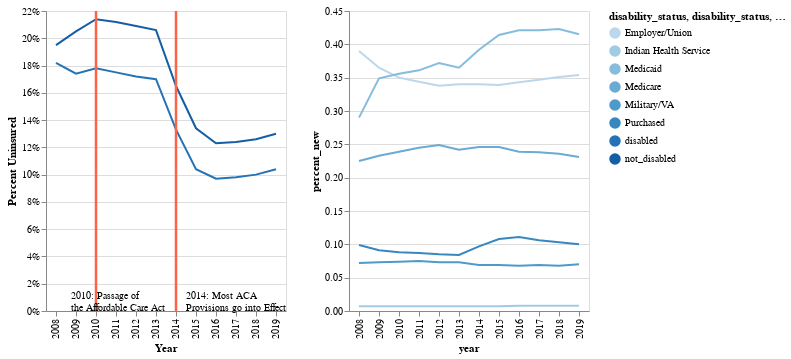

The cell this chart's notebook holds for it:
### Code cell
alt.hconcat(c1, c2)

### Figure 1 — Vega-Lite specification as saved in the notebook (floating-point values rounded to 4 significant figures)
{"config": {"view": {"continuousWidth": 400, "continuousHeight": 300}}, "hconcat": [{"layer": [{"data": {"name": "data-a651c6455cbe54f2cc597e3398cecdd5"}, "mark": "line", "encoding": {"color": {"field": "disability_status", "type": "ordinal"}, "x": {"axis": {"title": "Year"}, "field": "year", "type": "ordinal"}, "y": {"axis": {"format": "%", "title": "Percent Uninsured"}, "field": "percent_new", "type": "quantitative"}}}, {"data": {"name": "data-962f2e8e7bcbf6a416e125be109601b9"}, "mark": {"type": "rule", "color": "tomato", "size": 2.5}, "encoding": {"x": {"field": "year", "type": "ordinal"}}}, {"data": {"name": "data-fbfe2440cea3351fbb8c5c6349791f37"}, "mark": {"type": "rule", "color": "tomato", "size": 2.5}, "encoding": {"x": {"field": "year", "type": "ordinal"}}}, {"data": {"name": "data-962f2e8e7bcbf6a416e125be109601b9"}, "mark": {"type": "text", "align": "left", "dx": -95, "dy": 135, "fontSize": 10, "lineBreak": "\\n", "text": "2010: Passage of \\nthe Affordable Care Act"}}, {"data": {"name": "data-fbfe2440cea3351fbb8c5c6349791f37"}, "mark": {"type": "text", "align": "left", "dx": 20, "dy": 135, "fontSize": 10, "lineBreak": "\\n", "text": "2014: Most ACA \\nProvisions go into Effect"}}, {"data": {"name": "data-a651c6455cbe54f2cc597e3398cecdd5"}, "mark": {"type": "point", "filled": true, "size": 50}, "encoding": {"color": {"field": "disability_status", "type": "nominal"}, "opacity": {"condition": {"value": 1.0, "selection": "selector263"}, "value": 0.0}, "x": {"field": "year", "type": "ordinal"}, "y": {"field": "percent_new", "type": "quantitative"}}, "selection": {"selector263": {"type": "single", "on": "mouseover", "nearest": true, "fields": ["year"], "empty": "none"}}}, {"data": {"name": "data-a651c6455cbe54f2cc597e3398cecdd5"}, "mark": {"type": "text", "dx": 7, "dy": 10, "fontSize": 12}, "encoding": {"text": {"field": "percent_new", "format": ".1%", "type": "quantitative"}, "x": {"field": "year", "type": "ordinal"}, "y": {"field": "percent_new", "type": "quantitative"}}, "transform": [{"filter": {"selection": "selector263"}}]}]}, {"layer": [{"mark": {"type": "point", "filled": true, "size": 50}, "encoding": {"color": {"field": "disability_status", "type": "nominal"}, "opacity": {"condition": {"value": 1.0, "selection": "selector263"}, "value": 0.0}, "x": {"field": "year", "type": "ordinal"}, "y": {"field": "percent_new", "type": "quantitative"}}, "selection": {"selector263": {"type": "single", "on": "mouseover", "nearest": true, "fields": ["year"], "empty": "none"}}}, {"mark": "line", "encoding": {"color": {"field": "type", "type": "nominal"}, "x": {"field": "year", "type": "ordinal"}, "y": {"field": "percent_new", "type": "quantitative"}}}, {"mark": {"type": "text", "dx": 7, "dy": 10, "fontSize": 12}, "encoding": {"text": {"field": "percent_new", "format": ".1%", "type": "quantitative"}, "x": {"field": "year", "type": "ordinal"}, "y": {"field": "percent_new", "type": "quantitative"}}, "transform": [{"filter": {"selection": "selector263"}}]}], "data": {"name": "data-a79097cb9ca9353e7df0343a2a2c5746"}}], "$schema": "https://vega.github.io/schema/vega-lite/v4.17.0.json", "datasets": {"data-a651c6455cbe54f2cc597e3398cecdd5": [{"type": "Uninsured", "Percent": "21.4", "MOE": "0.09", "Number": "34277500", "MOE.1": "153620", "Base Pop.": "160122800", "Sample Size": "1547305", "disability_status": "not_disabled", "year": 2010, "percent_new": 0.214}, {"type": "Uninsured", "Percent": "17.8", "MOE": "0.25", "Number": "3271300", "MOE.1": "50060", "Base Pop.": "18348600", "Sample Size": "182621", "disability_status": "disabled", "year": 2010, "percent_new": 0.178}, {"type": "Uninsured", "Percent": "21.2", "MOE": "0.09", "Number": "34180600", "MOE.1": "153490", "Base Pop.": "161178900", "Sample Size": "1528273", "disability_status": "not_disabled", "year": 2011, "percent_new": 0.212}, {"type": "Uninsured", "Percent": "17.5", "MOE": "0.24", "Number": "3303600", "MOE.1": "50310", "Base Pop.": "18858600", "Sample Size": "198735", "disability_status": "disabled", "year": 2011, "percent_new": 0.175}, {"type": "Uninsured", "Percent": "12.3", "MOE": "0.07", "Number": "20156800", "MOE.1": "113850", "Base Pop.": "164520200", "Sample Size": "1536835", "disability_status": "not_disabled", "year": 2016, "percent_new": 0.123}, {"type": "Uninsured", "Percent": "9.7", "MOE": "0.17", "Number": "1949800", "MOE.1": "36460", "Base Pop.": "20062500", "Sample Size": "198696", "disability_status": "disabled", "year": 2016, "percent_new": 0.097}, {"type": "Uninsured", "Percent": "12.4", "MOE": "0.07", "Number": "20587100", "MOE.1": "115010", "Base Pop.": "165987300", "Sample Size": "1556444", "disability_status": "not_disabled", "year": 2017, "percent_new": 0.124}, {"type": "Uninsured", "Percent": "9.8", "MOE": "0.18", "Number": "1933300", "MOE.1": "36300", "Base Pop.": "19637200", "Sample Size": "195644", "disability_status": "disabled", "year": 2017, "percent_new": 0.098}, {"type": "Uninsured", "Percent": "16.5", "MOE": "0.08", "Number": "27008100", "MOE.1": "130210", "Base Pop.": "163511000", "Sample Size": "1534915", "disability_status": "not_disabled", "year": 2014, "percent_new": 0.165}, {"type": "Uninsured", "Percent": "13.3", "MOE": "0.20", "Number": "2625800", "MOE.1": "42260", "Base Pop.": "19754700", "Sample Size": "200275", "disability_status": "disabled", "year": 2014, "percent_new": 0.133}, {"type": "Uninsured", "Percent": "12.6", "MOE": "0.07", "Number": "20965900", "MOE.1": "116010", "Base Pop.": "166425000", "Sample Size": "1561181", "disability_status": "not_disabled", "year": 2018, "percent_new": 0.126}, {"type": "Uninsured", "Percent": "10", "MOE": "0.18", "Number": "1929300", "MOE.1": "36270", "Base Pop.": "19338800", "Sample Size": "191849", "disability_status": "disabled", "year": 2018, "percent_new": 0.1}, {"type": "Uninsured", "Percent": "13", "MOE": "0.07", "Number": "21541200", "MOE.1": "117490", "Base Pop.": "166049800", "Sample Size": "1560321", "disability_status": "not_disabled", "year": 2019, "percent_new": 0.13}, {"type": "Uninsured", "Percent": "10.4", "MOE": "0.18", "Number": "2028100", "MOE.1": "37180", "Base Pop.": "19477300", "Sample Size": "193077", "disability_status": "disabled", "year": 2019, "percent_new": 0.104}, {"type": "Uninsured", "Percent": "13.4", "MOE": "0.07", "Number": "22049400", "MOE.1": "118680", "Base Pop.": "164707900", "Sample Size": "1540991", "disability_status": "not_disabled", "year": 2015, "percent_new": 0.134}, {"type": "Uninsured", "Percent": "10.4", "MOE": "0.18", "Number": "2046200", "MOE.1": "37340", "Base Pop.": "19703800", "Sample Size": "198395", "disability_status": "disabled", "year": 2015, "percent_new": 0.104}, {"type": "Uninsured", "Percent": "19.5", "MOE": "0.09", "Number": "30614200", "MOE.1": "154590", "Base Pop.": "157055300", "Sample Size": "1514867", "disability_status": "not_disabled", "year": 2008, "percent_new": 0.195}, {"type": "Uninsured", "Percent": "18.2", "MOE": "0.27", "Number": "3330800", "MOE.1": "53470", "Base Pop.": "18312900", "Sample Size": "178808", "disability_status": "disabled", "year": 2008, "percent_new": 0.182}, {"type": "Uninsured", "Percent": "20.9", "MOE": "0.08", "Number": "33862100", "MOE.1": "143940", "Base Pop.": "162107000", "Sample Size": "1532753", "disability_status": "not_disabled", "year": 2012, "percent_new": 0.209}, {"type": "Uninsured", "Percent": "17.2", "MOE": "0.23", "Number": "3254200", "MOE.1": "47000", "Base Pop.": "18890100", "Sample Size": "194574", "disability_status": "disabled", "year": 2012, "percent_new": 0.172}, {"type": "Uninsured", "Percent": "20.6", "MOE": "0.08", "Number": "33412100", "MOE.1": "143150", "Base Pop.": "162331700", "Sample Size": "1542890", "disability_status": "not_disabled", "year": 2013, "percent_new": 0.206}, {"type": "Uninsured", "Percent": "17", "MOE": "0.22", "Number": "3338200", "MOE.1": "47590", "Base Pop.": "19618200", "Sample Size": "199997", "disability_status": "disabled", "year": 2013, "percent_new": 0.17}, {"type": "Uninsured", "Percent": "20.5", "MOE": "0.07", "Number": "32475500", "MOE.1": "114660", "Base Pop.": "158622200", "Sample Size": "1528114", "disability_status": "not_disabled", "year": 2009, "percent_new": 0.205}, {"type": "Uninsured", "Percent": "17.4", "MOE": "0.19", "Number": "3192200", "MOE.1": "37820", "Base Pop.": "18382600", "Sample Size": "181131", "disability_status": "disabled", "year": 2009, "percent_new": 0.174}], "data-962f2e8e7bcbf6a416e125be109601b9": [{"year": 2010}], "data-fbfe2440cea3351fbb8c5c6349791f37": [{"year": 2014}], "data-a79097cb9ca9353e7df0343a2a2c5746": [{"type": "Employer/Union", "Percent": "35", "MOE": "0.31", "Number": "6413300", "MOE.1": "69730", "Base Pop.": "18348600", "Sample Size": "182621", "disability_status": "disabled", "year": 2010, "percent_new": 0.35}, {"type": "Purchased", "Percent": "8.8", "MOE": "0.18", "Number": "1615900", "MOE.1": "35280", "Base Pop.": "18348600", "Sample Size": "182621", "disability_status": "disabled", "year": 2010, "percent_new": 0.088}, {"type": "Medicare", "Percent": "23.9", "MOE": "0.28", "Number": "4393100", "MOE.1": "57900", "Base Pop.": "18348600", "Sample Size": "182621", "disability_status": "disabled", "year": 2010, "percent_new": 0.239}, {"type": "Medicaid", "Percent": "35.6", "MOE": "0.31", "Number": "6529000", "MOE.1": "70340", "Base Pop.": "18348600", "Sample Size": "182621", "disability_status": "disabled", "year": 2010, "percent_new": 0.356}, {"type": "Military/VA", "Percent": "7.4", "MOE": "0.17", "Number": "1350300", "MOE.1": "32260", "Base Pop.": "18348600", "Sample Size": "182621", "disability_status": "disabled", "year": 2010, "percent_new": 0.074}, {"type": "Indian Health Service", "Percent": "0.7", "MOE": "3.29", "Number": "124400", "MOE.1": "9810", "Base Pop.": "18348600", "Sample Size": "182621", "disability_status": "disabled", "year": 2010, "percent_new": 0.007}, {"type": "Employer/Union", "Percent": "34.4", "MOE": "0.30", "Number": "6492400", "MOE.1": "70160", "Base Pop.": "18858600", "Sample Size": "198735", "disability_status": "disabled", "year": 2011, "percent_new": 0.344}, {"type": "Purchased", "Percent": "8.7", "MOE": "0.18", "Number": "1633100", "MOE.1": "35460", "Base Pop.": "18858600", "Sample Size": "198735", "disability_status": "disabled", "year": 2011, "percent_new": 0.087}, {"type": "Medicare", "Percent": "24.5", "MOE": "0.28", "Number": "4621800", "MOE.1": "59370", "Base Pop.": "18858600", "Sample Size": "198735", "disability_status": "disabled", "year": 2011, "percent_new": 0.245}, {"type": "Medicaid", "Percent": "36.1", "MOE": "0.31", "Number": "6813300", "MOE.1": "71830", "Base Pop.": "18858600", "Sample Size": "198735", "disability_status": "disabled", "year": 2011, "percent_new": 0.361}, {"type": "Military/VA", "Percent": "7.5", "MOE": "0.17", "Number": "1408200", "MOE.1": "32940", "Base Pop.": "18858600", "Sample Size": "198735", "disability_status": "disabled", "year": 2011, "percent_new": 0.075}, {"type": "Indian Health Service", "Percent": "0.7", "MOE": "3.29", "Number": "124000", "MOE.1": "9800", "Base Pop.": "18858600", "Sample Size": "198735", "disability_status": "disabled", "year": 2011, "percent_new": 0.007}, {"type": "Employer/Union", "Percent": "34.3", "MOE": "0.28", "Number": "6890100", "MOE.1": "68000", "Base Pop.": "20062500", "Sample Size": "198696", "disability_status": "disabled", "year": 2016, "percent_new": 0.343}, {"type": "Purchased", "Percent": "11.1", "MOE": "0.18", "Number": "2233800", "MOE.1": "39010", "Base Pop.": "20062500", "Sample Size": "198696", "disability_status": "disabled", "year": 2016, "percent_new": 0.111}, {"type": "Medicare", "Percent": "23.9", "MOE": "0.25", "Number": "4799700", "MOE.1": "56950", "Base Pop.": "20062500", "Sample Size": "198696", "disability_status": "disabled", "year": 2016, "percent_new": 0.239}, {"type": "Medicaid", "Percent": "42.1", "MOE": "0.29", "Number": "8441200", "MOE.1": "75090", "Base Pop.": "20062500", "Sample Size": "198696", "disability_status": "disabled", "year": 2016, "percent_new": 0.421}, {"type": "Military/VA", "Percent": "6.8", "MOE": "0.15", "Number": "1364800", "MOE.1": "30530", "Base Pop.": "20062500", "Sample Size": "198696", "disability_status": "disabled", "year": 2016, "percent_new": 0.068}, {"type": "Indian Health Service", "Percent": "0.8", "MOE": "3.29", "Number": "158500", "MOE.1": "10420", "Base Pop.": "20062500", "Sample Size": "198696", "disability_status": "disabled", "year": 2016, "percent_new": 0.008}, {"type": "Employer/Union", "Percent": "34.7", "MOE": "0.28", "Number": "6806200", "MOE.1": "67600", "Base Pop.": "19637200", "Sample Size": "195644", "disability_status": "disabled", "year": 2017, "percent_new": 0.347}, {"type": "Purchased", "Percent": "10.6", "MOE": "0.18", "Number": "2081900", "MOE.1": "37670", "Base Pop.": "19637200", "Sample Size": "195644", "disability_status": "disabled", "year": 2017, "percent_new": 0.106}, {"type": "Medicare", "Percent": "23.8", "MOE": "0.25", "Number": "4664900", "MOE.1": "56160", "Base Pop.": "19637200", "Sample Size": "195644", "disability_status": "disabled", "year": 2017, "percent_new": 0.238}, {"type": "Medicaid", "Percent": "42.1", "MOE": "0.29", "Number": "8266600", "MOE.1": "74330", "Base Pop.": "19637200", "Sample Size": "195644", "disability_status": "disabled", "year": 2017, "percent_new": 0.421}, {"type": "Military/VA", "Percent": "6.9", "MOE": "0.15", "Number": "1348700", "MOE.1": "30350", "Base Pop.": "19637200", "Sample Size": "195644", "disability_status": "disabled", "year": 2017, "percent_new": 0.069}, {"type": "Indian Health Service", "Percent": "0.8", "MOE": "3.29", "Number": "152900", "MOE.1": "10240", "Base Pop.": "19637200", "Sample Size": "195644", "disability_status": "disabled", "year": 2017, "percent_new": 0.008}, {"type": "Employer/Union", "Percent": "34", "MOE": "0.28", "Number": "6709900", "MOE.1": "67120", "Base Pop.": "19754700", "Sample Size": "200275", "disability_status": "disabled", "year": 2014, "percent_new": 0.34}, {"type": "Purchased", "Percent": "9.7", "MOE": "0.17", "Number": "1925700", "MOE.1": "36230", "Base Pop.": "19754700", "Sample Size": "200275", "disability_status": "disabled", "year": 2014, "percent_new": 0.097}, {"type": "Medicare", "Percent": "24.6", "MOE": "0.25", "Number": "4866100", "MOE.1": "57330", "Base Pop.": "19754700", "Sample Size": "200275", "disability_status": "disabled", "year": 2014, "percent_new": 0.246}, {"type": "Medicaid", "Percent": "39.2", "MOE": "0.29", "Number": "7747800", "MOE.1": "72000", "Base Pop.": "19754700", "Sample Size": "200275", "disability_status": "disabled", "year": 2014, "percent_new": 0.392}, {"type": "Military/VA", "Percent": "6.9", "MOE": "0.15", "Number": "1364700", "MOE.1": "30530", "Base Pop.": "19754700", "Sample Size": "200275", "disability_status": "disabled", "year": 2014, "percent_new": 0.069}, {"type": "Indian Health Service", "Percent": "0.7", "MOE": "3.29", "Number": "136100", "MOE.1": "9660", "Base Pop.": "19754700", "Sample Size": "200275", "disability_status": "disabled", "year": 2014, "percent_new": 0.007}, {"type": "Employer/Union", "Percent": "35.1", "MOE": "0.28", "Number": "6779400", "MOE.1": "67480", "Base Pop.": "19338800", "Sample Size": "191849", "disability_status": "disabled", "year": 2018, "percent_new": 0.351}, {"type": "Purchased", "Percent": "10.3", "MOE": "0.18", "Number": "1987800", "MOE.1": "36810", "Base Pop.": "19338800", "Sample Size": "191849", "disability_status": "disabled", "year": 2018, "percent_new": 0.103}, {"type": "Medicare", "Percent": "23.6", "MOE": "0.25", "Number": "4563300", "MOE.1": "55550", "Base Pop.": "19338800", "Sample Size": "191849", "disability_status": "disabled", "year": 2018, "percent_new": 0.236}, {"type": "Medicaid", "Percent": "42.3", "MOE": "0.29", "Number": "8182800", "MOE.1": "73970", "Base Pop.": "19338800", "Sample Size": "191849", "disability_status": "disabled", "year": 2018, "percent_new": 0.423}, {"type": "Military/VA", "Percent": "6.8", "MOE": "0.15", "Number": "1323100", "MOE.1": "30060", "Base Pop.": "19338800", "Sample Size": "191849", "disability_status": "disabled", "year": 2018, "percent_new": 0.068}, {"type": "Indian Health Service", "Percent": "0.8", "MOE": "3.29", "Number": "151100", "MOE.1": "10180", "Base Pop.": "19338800", "Sample Size": "191849", "disability_status": "disabled", "year": 2018, "percent_new": 0.008}, {"type": "Employer/Union", "Percent": "35.4", "MOE": "0.28", "Number": "6896000", "MOE.1": "68040", "Base Pop.": "19477300", "Sample Size": "193077", "disability_status": "disabled", "year": 2019, "percent_new": 0.354}, {"type": "Purchased", "Percent": "10", "MOE": "0.18", "Number": "1956600", "MOE.1": "36520", "Base Pop.": "19477300", "Sample Size": "193077", "disability_status": "disabled", "year": 2019, "percent_new": 0.1}, {"type": "Medicare", "Percent": "23.1", "MOE": "0.25", "Number": "4492400", "MOE.1": "55120", "Base Pop.": "19477300", "Sample Size": "193077", "disability_status": "disabled", "year": 2019, "percent_new": 0.231}, {"type": "Medicaid", "Percent": "41.5", "MOE": "0.29", "Number": "8086500", "MOE.1": "73550", "Base Pop.": "19477300", "Sample Size": "193077", "disability_status": "disabled", "year": 2019, "percent_new": 0.415}, {"type": "Military/VA", "Percent": "7", "MOE": "0.15", "Number": "1356700", "MOE.1": "30440", "Base Pop.": "19477300", "Sample Size": "193077", "disability_status": "disabled", "year": 2019, "percent_new": 0.07}, {"type": "Indian Health Service", "Percent": "0.8", "MOE": "3.29", "Number": "154900", "MOE.1": "10300", "Base Pop.": "19477300", "Sample Size": "193077", "disability_status": "disabled", "year": 2019, "percent_new": 0.008}, {"type": "Employer/Union", "Percent": "33.9", "MOE": "0.28", "Number": "6677800", "MOE.1": "66970", "Base Pop.": "19703800", "Sample Size": "198395", "disability_status": "disabled", "year": 2015, "percent_new": 0.339}, {"type": "Purchased", "Percent": "10.8", "MOE": "0.18", "Number": "2136000", "MOE.1": "38150", "Base Pop.": "19703800", "Sample Size": "198395", "disability_status": "disabled", "year": 2015, "percent_new": 0.108}, {"type": "Medicare", "Percent": "24.6", "MOE": "0.25", "Number": "4855000", "MOE.1": "57270", "Base Pop.": "19703800", "Sample Size": "198395", "disability_status": "disabled", "year": 2015, "percent_new": 0.246}, {"type": "Medicaid", "Percent": "41.4", "MOE": "0.29", "Number": "8161100", "MOE.1": "73860", "Base Pop.": "19703800", "Sample Size": "198395", "disability_status": "disabled", "year": 2015, "percent_new": 0.414}, {"type": "Military/VA", "Percent": "6.9", "MOE": "0.15", "Number": "1364300", "MOE.1": "30520", "Base Pop.": "19703800", "Sample Size": "198395", "disability_status": "disabled", "year": 2015, "percent_new": 0.069}, {"type": "Indian Health Service", "Percent": "0.7", "MOE": "3.29", "Number": "145200", "MOE.1": "9980", "Base Pop.": "19703800", "Sample Size": "198395", "disability_status": "disabled", "year": 2015, "percent_new": 0.007}, {"type": "Employer/Union", "Percent": "39", "MOE": "0.34", "Number": "7139800", "MOE.1": "77790", "Base Pop.": "18312900", "Sample Size": "178808", "disability_status": "disabled", "year": 2008, "percent_new": 0.39}, {"type": "Purchased", "Percent": "9.9", "MOE": "0.21", "Number": "1810800", "MOE.1": "39530", "Base Pop.": "18312900", "Sample Size": "178808", "disability_status": "disabled", "year": 2008, "percent_new": 0.099}, {"type": "Medicare", "Percent": "22.5", "MOE": "0.29", "Number": "4128200", "MOE.1": "59450", "Base Pop.": "18312900", "Sample Size": "178808", "disability_status": "disabled", "year": 2008, "percent_new": 0.225}, {"type": "Medicaid", "Percent": "29", "MOE": "0.31", "Number": "5319700", "MOE.1": "67350", "Base Pop.": "18312900", "Sample Size": "178808", "disability_status": "disabled", "year": 2008, "percent_new": 0.29}, {"type": "Military/VA", "Percent": "7.2", "MOE": "0.18", "Number": "1317400", "MOE.1": "33740", "Base Pop.": "18312900", "Sample Size": "178808", "disability_status": "disabled", "year": 2008, "percent_new": 0.072}, {"type": "Indian Health Service", "Percent": "0.7", "MOE": "3.29", "Number": "134400", "MOE.1": "10800", "Base Pop.": "18312900", "Sample Size": "178808", "disability_status": "disabled", "year": 2008, "percent_new": 0.007}, {"type": "Employer/Union", "Percent": "33.8", "MOE": "0.29", "Number": "6376500", "MOE.1": "65450", "Base Pop.": "18890100", "Sample Size": "194574", "disability_status": "disabled", "year": 2012, "percent_new": 0.338}, {"type": "Purchased", "Percent": "8.5", "MOE": "0.17", "Number": "1608600", "MOE.1": "33130", "Base Pop.": "18890100", "Sample Size": "194574", "disability_status": "disabled", "year": 2012, "percent_new": 0.085}, {"type": "Medicare", "Percent": "24.9", "MOE": "0.26", "Number": "4703900", "MOE.1": "56370", "Base Pop.": "18890100", "Sample Size": "194574", "disability_status": "disabled", "year": 2012, "percent_new": 0.249}, {"type": "Medicaid", "Percent": "37.2", "MOE": "0.29", "Number": "7026100", "MOE.1": "68630", "Base Pop.": "18890100", "Sample Size": "194574", "disability_status": "disabled", "year": 2012, "percent_new": 0.372}, {"type": "Military/VA", "Percent": "7.3", "MOE": "0.16", "Number": "1383900", "MOE.1": "30740", "Base Pop.": "18890100", "Sample Size": "194574", "disability_status": "disabled", "year": 2012, "percent_new": 0.073}, {"type": "Indian Health Service", "Percent": "0.7", "MOE": "3.29", "Number": "131000", "MOE.1": "9470", "Base Pop.": "18890100", "Sample Size": "194574", "disability_status": "disabled", "year": 2012, "percent_new": 0.007}, {"type": "Employer/Union", "Percent": "34", "MOE": "0.28", "Number": "6669900", "MOE.1": "66920", "Base Pop.": "19618200", "Sample Size": "199997", "disability_status": "disabled", "year": 2013, "percent_new": 0.34}, {"type": "Purchased", "Percent": "8.4", "MOE": "0.16", "Number": "1657200", "MOE.1": "33620", "Base Pop.": "19618200", "Sample Size": "199997", "disability_status": "disabled", "year": 2013, "percent_new": 0.084}, {"type": "Medicare", "Percent": "24.2", "MOE": "0.25", "Number": "4755500", "MOE.1": "56680", "Base Pop.": "19618200", "Sample Size": "199997", "disability_status": "disabled", "year": 2013, "percent_new": 0.242}, {"type": "Medicaid", "Percent": "36.5", "MOE": "0.28", "Number": "7154700", "MOE.1": "69250", "Base Pop.": "19618200", "Sample Size": "199997", "disability_status": "disabled", "year": 2013, "percent_new": 0.365}, {"type": "Military/VA", "Percent": "7.3", "MOE": "0.15", "Number": "1424600", "MOE.1": "31190", "Base Pop.": "19618200", "Sample Size": "199997", "disability_status": "disabled", "year": 2013, "percent_new": 0.073}, {"type": "Indian Health Service", "Percent": "0.7", "MOE": "3.29", "Number": "141700", "MOE.1": "9860", "Base Pop.": "19618200", "Sample Size": "199997", "disability_status": "disabled", "year": 2013, "percent_new": 0.007}, {"type": "Employer/Union", "Percent": "36.5", "MOE": "0.24", "Number": "6701400", "MOE.1": "54480", "Base Pop.": "18382600", "Sample Size": "181131", "disability_status": "disabled", "year": 2009, "percent_new": 0.365}, {"type": "Purchased", "Percent": "9.1", "MOE": "0.14", "Number": "1669300", "MOE.1": "27420", "Base Pop.": "18382600", "Sample Size": "181131", "disability_status": "disabled", "year": 2009, "percent_new": 0.091}, {"type": "Medicare", "Percent": "23.3", "MOE": "0.21", "Number": "4279500", "MOE.1": "43710", "Base Pop.": "18382600", "Sample Size": "181131", "disability_status": "disabled", "year": 2009, "percent_new": 0.233}, {"type": "Medicaid", "Percent": "34.9", "MOE": "0.24", "Number": "6413800", "MOE.1": "53320", "Base Pop.": "18382600", "Sample Size": "181131", "disability_status": "disabled", "year": 2009, "percent_new": 0.349}, {"type": "Military/VA", "Percent": "7.3", "MOE": "0.13", "Number": "1351000", "MOE.1": "24680", "Base Pop.": "18382600", "Sample Size": "181131", "disability_status": "disabled", "year": 2009, "percent_new": 0.073}, {"type": "Indian Health Service", "Percent": "0.7", "MOE": "3.29", "Number": "126900", "MOE.1": "7580", "Base Pop.": "18382600", "Sample Size": "181131", "disability_status": "disabled", "year": 2009, "percent_new": 0.007}]}}
